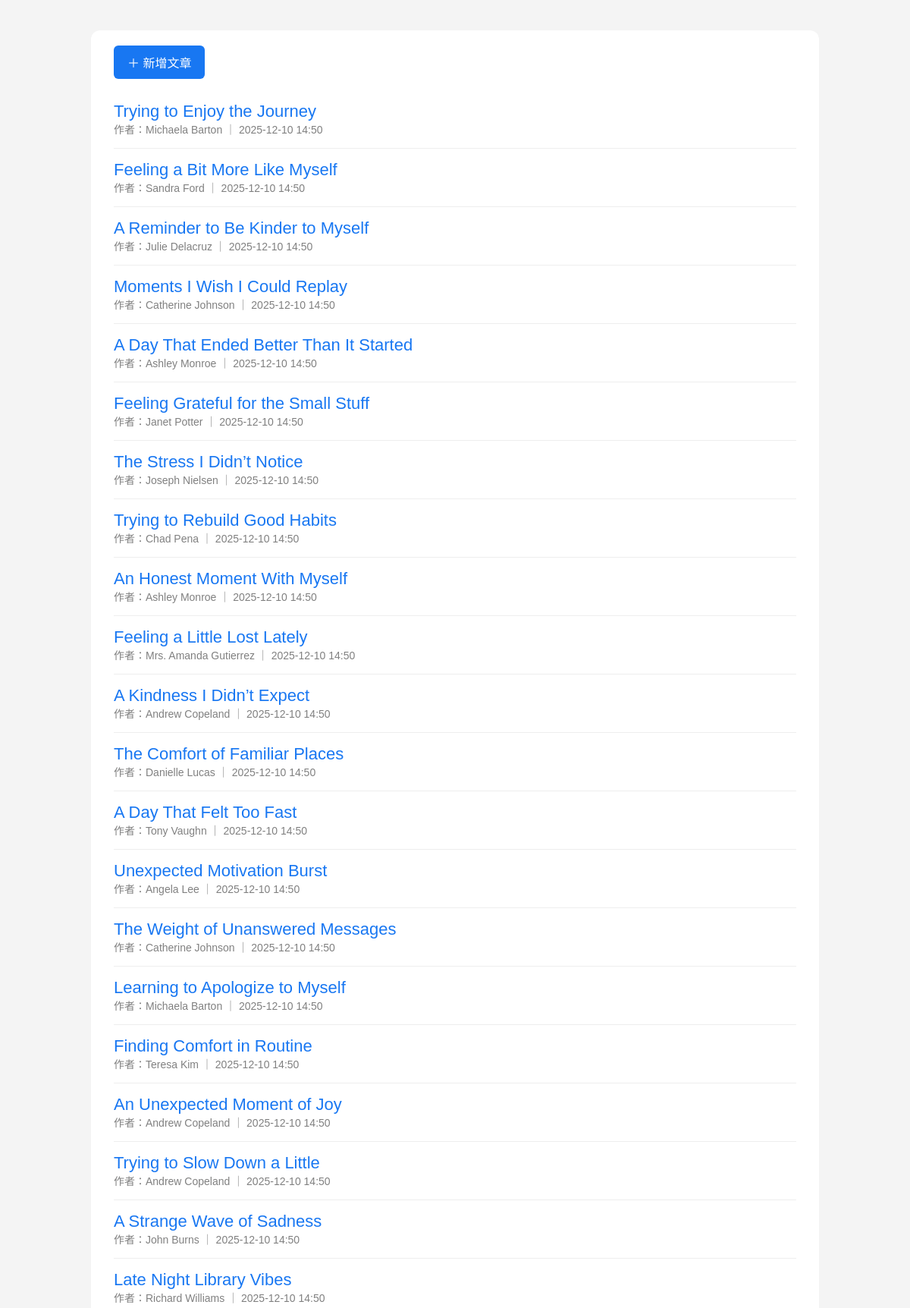
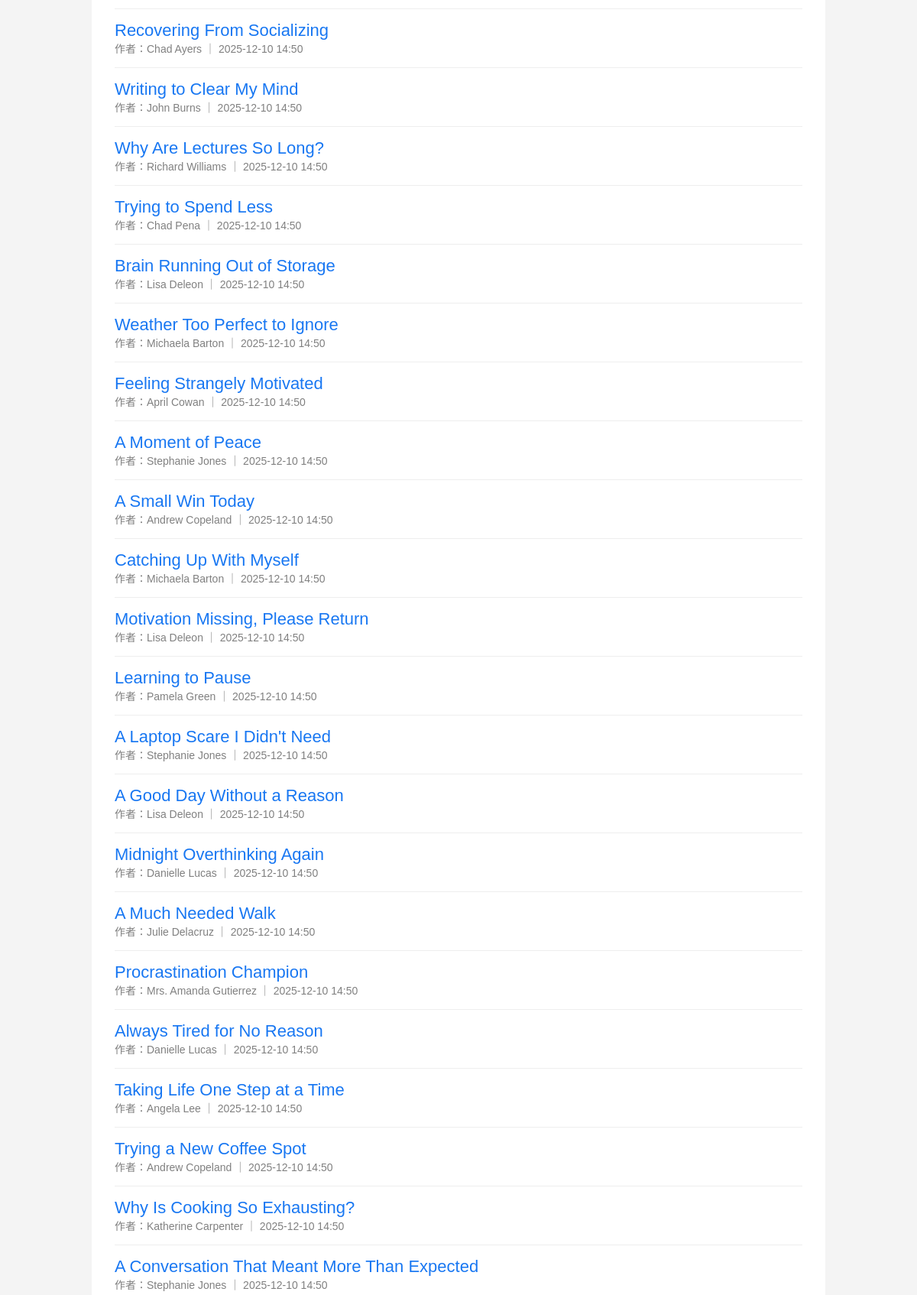
The page /posts (upper part) on the database its author committed (2 pictures, top to bottom).
### models/post.py (models this page shows)
class Post(db.Model):
    id = db.Column(db.Integer, primary_key=True)
    title = db.Column(db.String(120), nullable=False)
    content = db.Column(db.Text, nullable=False)
    tag = db.Column(db.String(50), nullable=True)
    created_at = db.Column(db.DateTime, default=datetime.utcnow)
    user_id = db.Column(db.Integer, db.ForeignKey("user.id"), nullable=False)
    user = db.relationship("User", backref="posts")

### models/user.py (models this page shows, shortened)
class User(db.Model, UserMixin):
    id = db.Column(db.Integer, primary_key=True)
    username = db.Column(db.String(50), unique=True, nullable=False)
    password = db.Column(db.String(255), nullable=False)

### routes/posts.py (the view)
@posts_bp.route("/posts")
def list_posts():
    posts = Post.query.order_by(Post.created_at.desc()).all()
    return render_template("post_list.html", posts=posts)

### templates/post_list.html (shortened to what this page needs)
<!DOCTYPE html>
<html lang="zh-Hant">
<head>
    <link rel="stylesheet" href="/static/style.css">
</head>
<body>
    <div class="post-list">
        <a href="/posts/create" class="new-post-btn">＋ 新增文章</a>
        {% for p in posts %}
        <div class="post">
            <a href="/posts/{{ p.id }}" class="post-title">{{ p.title }}</a>
            <div class="post-meta">
                作者：{{ p.user.username }} ｜ {{ p.created_at.strftime("%Y-%m-%d %H:%M") }}
            </div>
        </div>
        {% endfor %}
    </div>
</body>
</html>

### static/style.css (style rules this page uses)
body { margin: 0; font-family: "Microsoft JhengHei", sans-serif; background: #f4f4f4; }

### templates/post_list.html (style rules this page uses)
.post-list { max-width: 900px; margin: 40px auto; background: white; padding: 20px 30px; border-radius: 12px; }
.post { padding: 15px 0; border-bottom: 1px solid #eee; }
.post-title { font-size: 22px; color: #1877f2; text-decoration: none; }
.post-meta { font-size: 14px; color: gray; }
.new-post-btn { display: inline-block; margin-bottom: 15px; background: #1877f2; color: white; padding: 10px 18px; border-radius: 6px; text-decoration: none; }

### rows shown on the page
Post: title "Trying to Enjoy the Journey", user.username "Michaela Barton", created_at "2025-12-10 14:50"
Post: title "Feeling a Bit More Like Myself", user.username "Sandra Ford", created_at "2025-12-10 14:50"
Post: title "A Reminder to Be Kinder to Myself", user.username "Julie Delacruz", created_at "2025-12-10 14:50"
Post: title "Moments I Wish I Could Replay", user.username "Catherine Johnson", created_at "2025-12-10 14:50"
Post: title "A Day That Ended Better Than It Started", user.username "Ashley Monroe", created_at "2025-12-10 14:50"
Post: title "Feeling Grateful for the Small Stuff", user.username "Janet Potter", created_at "2025-12-10 14:50"
Post: title "The Stress I Didn’t Notice", user.username "Joseph Nielsen", created_at "2025-12-10 14:50"
Post: title "Trying to Rebuild Good Habits", user.username "Chad Pena", created_at "2025-12-10 14:50"
Post: title "An Honest Moment With Myself", user.username "Ashley Monroe", created_at "2025-12-10 14:50"
Post: title "Feeling a Little Lost Lately", user.username "Mrs. Amanda Gutierrez", created_at "2025-12-10 14:50"
Post: title "A Kindness I Didn’t Expect", user.username "Andrew Copeland", created_at "2025-12-10 14:50"
Post: title "The Comfort of Familiar Places", user.username "Danielle Lucas", created_at "2025-12-10 14:50"
Post: title "A Day That Felt Too Fast", user.username "Tony Vaughn", created_at "2025-12-10 14:50"
Post: title "Unexpected Motivation Burst", user.username "Angela Lee", created_at "2025-12-10 14:50"
Post: title "The Weight of Unanswered Messages", user.username "Catherine Johnson", created_at "2025-12-10 14:50"
Post: title "Learning to Apologize to Myself", user.username "Michaela Barton", created_at "2025-12-10 14:50"
Post: title "Finding Comfort in Routine", user.username "Teresa Kim", created_at "2025-12-10 14:50"
Post: title "An Unexpected Moment of Joy", user.username "Andrew Copeland", created_at "2025-12-10 14:50"
Post: title "Trying to Slow Down a Little", user.username "Andrew Copeland", created_at "2025-12-10 14:50"
Post: title "A Strange Wave of Sadness", user.username "John Burns", created_at "2025-12-10 14:50"
Post: title "Late Night Library Vibes", user.username "Richard Williams", created_at "2025-12-10 14:50"
Post: title "Recovering From Socializing", user.username "Chad Ayers", created_at "2025-12-10 14:50"
Post: title "Writing to Clear My Mind", user.username "John Burns", created_at "2025-12-10 14:50"
Post: title "Why Are Lectures So Long?", user.username "Richard Williams", created_at "2025-12-10 14:50"
Post: title "Trying to Spend Less", user.username "Chad Pena", created_at "2025-12-10 14:50"
Post: title "Brain Running Out of Storage", user.username "Lisa Deleon", created_at "2025-12-10 14:50"
Post: title "Weather Too Perfect to Ignore", user.username "Michaela Barton", created_at "2025-12-10 14:50"
Post: title "Feeling Strangely Motivated", user.username "April Cowan", created_at "2025-12-10 14:50"
Post: title "A Moment of Peace", user.username "Stephanie Jones", created_at "2025-12-10 14:50"
Post: title "A Small Win Today", user.username "Andrew Copeland", created_at "2025-12-10 14:50"
Post: title "Catching Up With Myself", user.username "Michaela Barton", created_at "2025-12-10 14:50"
Post: title "Motivation Missing, Please Return", user.username "Lisa Deleon", created_at "2025-12-10 14:50"
Post: title "Learning to Pause", user.username "Pamela Green", created_at "2025-12-10 14:50"
Post: title "A Laptop Scare I Didn't Need", user.username "Stephanie Jones", created_at "2025-12-10 14:50"
Post: title "A Good Day Without a Reason", user.username "Lisa Deleon", created_at "2025-12-10 14:50"
Post: title "Midnight Overthinking Again", user.username "Danielle Lucas", created_at "2025-12-10 14:50"
Post: title "A Much Needed Walk", user.username "Julie Delacruz", created_at "2025-12-10 14:50"
Post: title "Procrastination Champion", user.username "Mrs. Amanda Gutierrez", created_at "2025-12-10 14:50"
Post: title "Always Tired for No Reason", user.username "Danielle Lucas", created_at "2025-12-10 14:50"
Post: title "Taking Life One Step at a Time", user.username "Angela Lee", created_at "2025-12-10 14:50"
Post: title "Trying a New Coffee Spot", user.username "Andrew Copeland", created_at "2025-12-10 14:50"
Post: title "Why Is Cooking So Exhausting?", user.username "Katherine Carpenter", created_at "2025-12-10 14:50"
Post: title "A Conversation That Meant More Than Expected", user.username "Stephanie Jones", created_at "2025-12-10 14:50"
